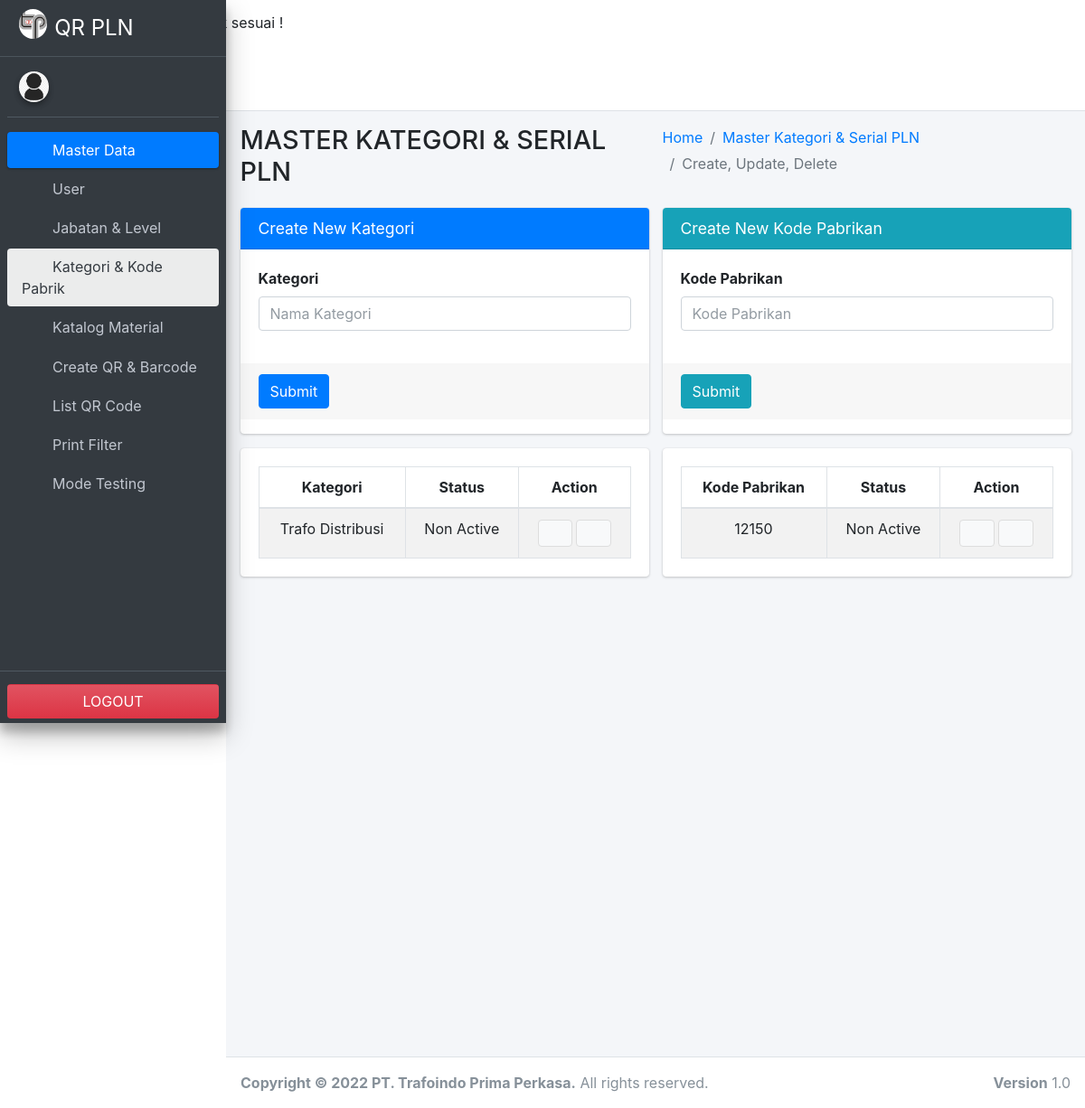
The app's page /add_kategori_kode_pabrik.php with its own data.
### tables this page shows
CREATE TABLE `ms_kategori` (
  `id_kategori` int(11) NOT NULL,
  `kategori` varchar(50) NOT NULL,
  `status` enum('0','1') NOT NULL
);

CREATE TABLE `ms_kode_pabrik` (
  `id_kode_pabrik` int(11) NOT NULL,
  `kode_pabrikan` char(5) NOT NULL DEFAULT '',
  `status` enum('0','1') NOT NULL DEFAULT '0'
);

### add_kategori_kode_pabrik.php (the view, shortened to what this page needs)
<?php
  if($_SESSION['username']==""){
    echo "<div class='alert'>Username dan Password tidak sesuai !</div>";
  }
  $session_level      = $_SESSION['level'];
?>
<!DOCTYPE html>
<html lang="id">
<head>
  <link rel="stylesheet" href="assets/plugins/fontawesome-free/css/all.min.css">
  <link rel="stylesheet" href="assets/plugins/datatables-bs4/css/dataTables.bootstrap4.min.css">
  <link rel="stylesheet" href="assets/plugins/datatables-responsive/css/responsive.bootstrap4.min.css">
  <link rel="stylesheet" href="assets/plugins/datatables-buttons/css/buttons.bootstrap4.min.css">
  <link rel="stylesheet" href="assets/plugins/select2/css/select2.min.css">
  <link rel="stylesheet" href="assets/plugins/select2-bootstrap4-theme/select2-bootstrap4.min.css">
  <link rel="stylesheet" href="assets/dist/css/adminlte.min.css">
</head>
<body class="hold-transition sidebar-mini layout-fixed">
<div class="wrapper">
  <nav class="main-header navbar navbar-expand navbar-white navbar-light">
    <ul class="navbar-nav">
      <li class="nav-item">
        <a class="nav-link" data-widget="pushmenu" href="#" role="button"><i class="fas fa-bars"></i></a>
      </li>
    </ul>
  </nav>
  <aside class="main-sidebar main-sidebar-custom sidebar-dark-primary elevation-4">
    <a href="index.php?page=dashboard" class="brand-link">
      <img src="assets/img/logo-tpp.jpg" alt="Logo Trafoindo" class="brand-image img-circle">
      <span class="brand-text font-weight-light"><font size="5"><b>QR PLN</b></font></span>
    </a>
    <div class="sidebar">
      <div class="user-panel mt-3 pb-3 mb-3 d-flex">
        <div class="image">
          <img src="assets/img/user-image.png" class="img-circle elevation-2" alt="User Image">
        </div>
        <div class="info">
        </div>
      </div>
     <nav class="mt-2">
        <ul class="nav nav-pills nav-sidebar flex-column" data-widget="treeview" role="menu" data-accordion="false">
          <li class="nav-item menu-open">
            <a href="#" class="nav-link active">
              <i class="nav-icon fa-solid fa-database"></i>
              <p>
                Master Data
                <i class="fas fa-angle-left right"></i>
              </p>
            </a>
            <ul class="nav nav-treeview">
              <?php if ($session_level == 0) { ?>
              <li class="nav-item">
                <a href="index.php?page=add_user" class="nav-link">
                  <i class="far fa-circle nav-icon"></i>
                  <p>User</p>
                </a>
              </li>
              <li class="nav-item">
                <a href="index.php?page=add_jabatan_level" class="nav-link">
                  <i class="far fa-circle nav-icon"></i>
                  <p>Jabatan & Level</p>
                </a>
              </li>
              <?php } else {} ?>
              <li class="nav-item">
                <a href="index.php?page=add_kategori_kode_pabrik" class="nav-link active">
                  <i class="far fa-circle nav-icon"></i>
                  <p>Kategori & Kode Pabrik</p>
                </a>
              </li>
              <li class="nav-item">
                <a href="index.php?page=add_katalog" class="nav-link">
                  <i class="far fa-circle nav-icon"></i>
                  <p>Katalog Material</p>
                </a>
              </li>
            </ul>
          </li>
          <li class="nav-item">
            <a href="index.php?page=add_trx" class="nav-link">
              <i class="nav-icon fa-solid fa-square-plus"></i>
              <p>Create QR & Barcode</p>
            </a>
          </li>
          <li class="nav-item">
            <a href="index.php?page=list_qrcode" class="nav-link">
              <i class="nav-icon fa-solid fa-list"></i>
              <p>List QR Code</p>
            </a>
          </li>
          <li class="nav-item">
            <a href="index.php?page=print_filter" class="nav-link">
              <i class="nav-icon fa-solid fa-print"></i>
              <p>Print Filter</p>
            </a>
          </li>
          <?php if ($session_level == 0) { ?>
          <li class="nav-item">
            <a href="#" class="nav-link">
              <i class="nav-icon fa-solid fa-triangle-exclamation"></i>
              <p>Mode Testing
                <i class="fas fa-angle-left right"></i>
              </p>
            </a>
          </li>
          <?php } else {} ?>
        </ul>
      </nav>
    </div>
    <div class="sidebar-custom">
      <a href="logout.php"><button type="button" class="btn btn-block bg-gradient-danger">LOGOUT</button></a>
    </div>
  </aside>
<div class="content-wrapper">
    <section class="content-header">
      <div class="container-fluid">
        <div class="row mb-2">
          <div class="col-sm-6">
            <h1>MASTER KATEGORI & SERIAL PLN</h1>
          </div>
          <div class="col-sm-6">
            <ol class="breadcrumb float-sm-right">
              <li class="breadcrumb-item"><a href="index.php?page=dashboard">Home</a></li>
              <li class="breadcrumb-item active"><a href="index.php?page=add_kategori_kode_pabrik">Master Kategori & Serial PLN</a></li>
              <li class="breadcrumb-item active">Create, Update, Delete</li>
            </ol>
          </div>
        </div>
      </div>
    </section>
    <section class="content">
      <div class="container-fluid">
        <div class="row">
          <div class="col-md-6">
            <div class="card card-primary">
              <div class="card-header">
                <h3 class="card-title">Create New Kategori</h3>
              </div>
              <form class="form-horizontal" name="form_kategori" action="index.php?page=create_kategori" method="post" enctype="multipart/form-data">
                <div class="card-body">
                  <div class="row">
                    <div class="col-md-12">
                      <div class="form-group">
                        <label>Kategori</label>
                        <input type="text" class="form-control" style="text-transform:capitalize" maxlength="50" name="kategori" placeholder="Nama Kategori" required>
                      </div>
                    </div>
                  </div>
                </div>
                <div class="card-footer">
                  <button type="submit" name="submit_kategori" class="btn btn-primary">Submit</button>
                </div>
              </form>
            </div>
          </div>
          <div class="col-md-6">
            <div class="card card-info">
              <div class="card-header">
                <h3 class="card-title">Create New Kode Pabrikan</h3>
              </div>
              <form class="form-horizontal" name="form_kode_pabrik" action="index.php?page=create_kode_pabrik" method="post" enctype="multipart/form-data">
                <div class="card-body">
                  <div class="row">
                    <div class="col-md-12">
                      <div class="form-group">
                        <label>Kode Pabrikan</label>
                        <input type="text" class="form-control" minlength="5" maxlength="5" name="kode_pabrikan" placeholder="Kode Pabrikan" onkeypress="return hanyaAngka(event)" required>
                      </div>
                    </div>
                  </div>
                </div>
                <div class="card-footer">
                  <button type="submit" name="submit_kode_pabrik" class="btn btn-info">Submit</button>
                </div>
              </form>
            </div>
          </div>
        </div>
        <div class="row">
          <div class="col-md-6">
            <div class="card">
              <div class="card-body">
                <table id="table_kategori" class="table table-bordered table-striped">
                <thead>
                  <tr>
                    <th style="text-align: center;">Kategori</th>
                    <th style="text-align: center;">Status</th>
                    <th style="text-align: center;">Action</th>
                  </tr>
                </thead>
                <tbody>
                <?php
                  include ("koneksi.php");
                  $sql=mysqli_query($mysqli,"select * FROM ms_kategori order by id_kategori asc");
                  if(mysqli_num_rows($sql) == 0){
                    echo '<tr><td colspan="3" style="text-align: center">Tidak Ada Data.</td></tr>';
                  }else{
                    while($row = mysqli_fetch_assoc($sql)){
                ?>
                <tr>
                  <td style="text-align: center;"><?php echo $row['kategori'] ?></td>
                  <td style="text-align: center;"><?php if ($row['status'] == 0) {echo "Non Active";} else {echo "Active";}?></td>
                  <td style="text-align:center;">
                    <?php if ($row['status'] == 0) { ?>
                      <button type="button" class="btn btn-default" data-toggle="modal" data-target="#modal-md-kategori-<?php echo $row['id_kategori'] ?>">
                        <i class="fas fa-edit"></i>
                      </button>
                      <a href="index.php?page=delete_kategori&id_kategori=<?php echo $row['id_kategori'] ?>" title="Hapus kategori " onclick="return confirm('Anda Yakin Ingin Delete Kategori ( <?php echo $row['kategori'] ?> ) ?')">
                        <button type="button" class="btn btn-default"><i class="fas fa-trash"></i></button>
                      </a>
                    <?php } else {} ?>
                  </td>
                </tr>
                <?php
                    }
                  }
                ?>
                </tbody>
                </table>
              </div>
            </div>
          </div>
          <div class="col-md-6">
            <div class="card">
              <div class="card-body">
                <table id="table_kode_pabrikan" class="table table-bordered table-striped">
                <thead>
                  <tr>
                    <th style="text-align: center;">Kode Pabrikan</th>
                    <th style="text-align: center;">Status</th>
                    <th style="text-align: center;">Action</th>
                  </tr>
                </thead>
                <tbody>
                <?php
                  include ("koneksi.php");
                  $sql=mysqli_query($mysqli,"select * FROM ms_kode_pabrik order by id_kode_pabrik asc");
                  if(mysqli_num_rows($sql) == 0){
                    echo '<tr><td colspan="3" style="text-align: center">Tidak Ada Data.</td></tr>';
                  }else{
                    while($row = mysqli_fetch_assoc($sql)){
                    ?>
                    <tr>
                      <td style="text-align: center;"><?php echo $row['kode_pabrikan'] ?></td>
                      <td style="text-align: center;"><?php if ($row['status'] == 0) {echo "Non Active";} else {echo "Active";}?></td>
                      <td style="text-align:center;">
                        <?php if ($row['status'] == 0) { ?>
                          <button type="button" class="btn btn-default" data-toggle="modal" data-target="#modal-md-kode_pabrikan-<?php echo $row['id_kode_pabrik'] ?>">
                            <i class="fas fa-edit"></i>
                          </button>
                          <a href="index.php?page=delete_kode_pabrik&id_kode_pabrik=<?php echo $row['id_kode_pabrik'] ?>" title="Hapus Kode Pabrikan" onclick="return confirm('Anda Yakin Ingin Delete Kode Serial ( <?php echo $row['kode_pabrikan'] ?> ) ?')">
                            <button type="button" class="btn btn-default"><i class="fas fa-trash"></i></button>
                          </a>
                        <?php } else {} ?>
                      </td>
                  </tr>
                  <?php
                    }
                  }
                  ?>
                </tbody>
              </table>
              </div>
            </div>
          </div>
        </div>
      </div>
    </section>
  </div>
  <footer class="main-footer">
    <div class="float-right d-none d-sm-block">
      <b>Version</b> 1.0
    </div>
    <strong>Copyright &copy; <?php echo date('Y'); ?> PT. Trafoindo Prima Perkasa.</strong> All rights reserved.
  </footer>
</div>
</body>
</html>

### records on screen
ms_kategori: kategori "Trafo Distribusi", status "Non Active"
ms_kode_pabrik: kode_pabrikan "12150", status "Non Active"
